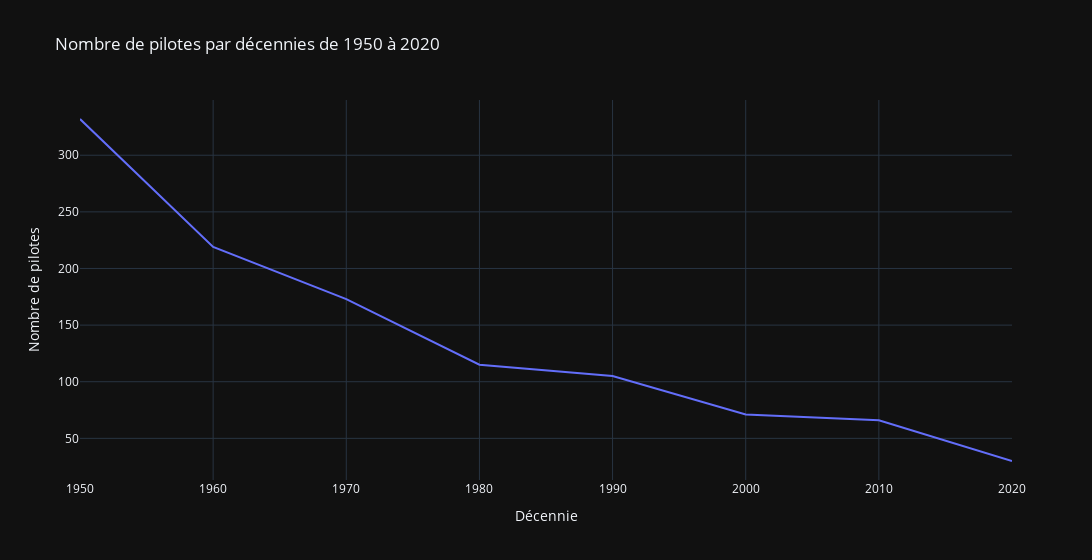

Here is the notebook cell this chart was saved with:
### Code cell
#Analyse du nombre de pilotes par décennies
fig = px.line(countingPilots, x="decade", y='driverName', title='Nombre de pilotes par décennies de 1950 à 2020', width=1500)

fig.update_yaxes(title_text='Nombre de pilotes')
fig.update_xaxes(title_text='Décennie')

fig.show()

### Figure 1 — Plotly figure (JSON) as saved in the notebook; plotly's stock layout.template omitted (floating-point values rounded to 4 significant figures)
{"data": [{"hovertemplate": "decade=%{x}<br>driverName=%{y}<extra></extra>", "legendgroup": "", "line": {"color": "#636efa", "dash": "solid"}, "marker": {"symbol": "circle"}, "mode": "lines", "name": "", "orientation": "v", "showlegend": false, "x": [1950, 1960, 1970, 1980, 1990, 2000, 2010, 2020], "xaxis": "x", "y": [332, 219, 173, 115, 105, 71, 66, 30], "yaxis": "y", "type": "scatter"}], "layout": {"xaxis": {"anchor": "y", "domain": [0.0, 1.0], "title": {"text": "Décennie"}}, "yaxis": {"anchor": "x", "domain": [0.0, 1.0], "title": {"text": "Nombre de pilotes"}}, "legend": {"tracegroupgap": 0}, "title": {"text": "Nombre de pilotes par décennies de 1950 à 2020"}, "width": 1500}}
